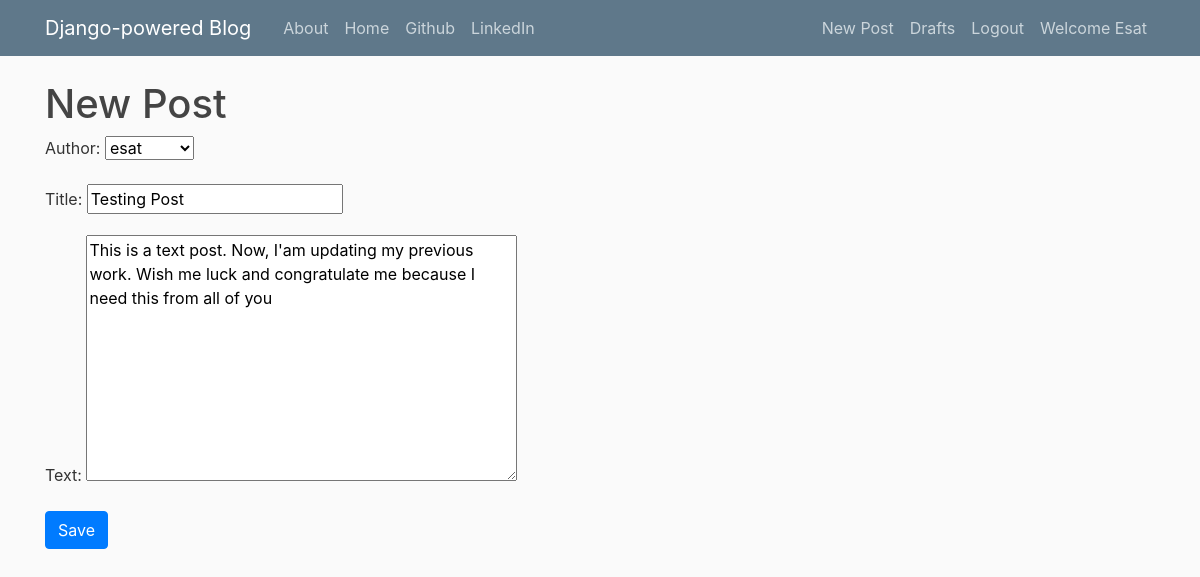
Screenshot of /post/25/edit/ (signed in) with the database file from the repository.
### blog/models.py (models this page shows, shortened)
class Post(models.Model):
    author = models.ForeignKey('auth.User', on_delete=models.CASCADE)
    title = models.CharField(max_length=200)
    text = models.TextField()
    create_date = models.DateTimeField(default=timezone.now)
    published_date = models.DateTimeField(blank=True, null=True)
    last_publication_date = models.DateTimeField(blank=True, null=True)

### blog/views.py (the view)
# urls.py: path('post/<int:pk>/edit/', views.PostUpdateView.as_view(), name='post_edit'),
class PostUpdateView(LoginRequiredMixin, UpdateView):
    login_url = '/login/'
    redirect_field_name = 'post_details'
    form_class = PostForm
    model = Post

### blog/forms.py
class PostForm(forms.ModelForm):
    class Meta():
        model = Post
        fields = ('author', 'title', 'text')
        widgets = {
            'title':forms.TextInput(attrs={'class':'textinputclass'}),
            'text':forms.Textarea(attrs={'class':'editable medium-editor-textarea postcontent'})
        }

### blog/templates/blog/post_form.html (shortened to what this page needs)
{% extends "blog/base.html" %}
{% block content %}
  <h1>New Post</h1>
  <form class="post-form" method="POST">
    {{form.as_p}}
    <input type="submit" class="btn btn-primary" value="Save">
  </form>
{% endblock %}

### blog/templates/blog/base.html (shortened to what this page needs)
<!DOCTYPE html>
{% load staticfiles %}
<html lang="en" dir="ltr">
  <head>
    <link rel="stylesheet" href="https://maxcdn.bootstrapcdn.com/bootstrap/4.0.0/css/bootstrap.min.css">
    <link rel="stylesheet" href="{% static 'css/blog.css' %}">
    </head>
    <body>
    <header class="site-header">
      <nav class="navbar navbar-expand-md navbar-dark bg-steel fixed-top">
        <div class="container">
          <a class="navbar-brand mr-4" href="{% url 'blog:post_list' %}">Django-powered Blog</a>
          <div class="collapse navbar-collapse" id="navbarToggle">
            <div class="navbar-nav mr-auto">
              <a class="nav-item nav-link" href="{% url 'blog:about' %}">About</a>
              <a class="nav-item nav-link" href="{% url 'blog:post_list' %}">Home</a>
              <a class="nav-item nav-link" href="https://www.github.com">Github</a>
              <a class="nav-item nav-link" href="https://www.linkedin.com">LinkedIn</a>
            </div>
            <div class="navbar-nav">
              {% if user.is_authenticated %}
                <a class="nav-item nav-link" href="{% url 'blog:post_new' %}">New Post</a>
                <a class="nav-item nav-link" href="{% url 'blog:post_draft_list' %}">Drafts</a>
                <a class="nav-item nav-link" href="{% url 'logout' %}">Logout</a>
                <a class="nav-item nav-link" href="#"> Welcome {{user.username.capitalize}}</a>
              {% else %}
                <a class="nav-item nav-link " href="{% url 'login' %}">
                <span class="iconify" data-icon="fa-solid:user-lock" data-inline="false"></span> Login
                </a>
                <a class="nav-item nav-link" href="#">
                  <span class="iconify" data-icon="dashicons:format-aside" data-inline="false"></span> Register</a>
              {% endif %}
            </div>
          </div>
        </div>
      </nav>
    </header>
    <div class="content container">
      <div class="row">
        <div class="col-md-10">
          <div>
            {% block content %}
            {% endblock %}
          </div>
        </div>
      </div>
    </div>
  </body>
</html>

### blog/static/css/blog.css (style rules this page uses)
body { background: #fafafa; color: #333333; margin-top: 5rem; }
h1, h2, h3, h4, h5, h6 { color: #444444; }
.bg-steel { background-color: #5f788a; }
.site-header .navbar-nav .nav-link { color: #cbd5db; }

### rows the page displays
Post: author "esat", title "Testing Post", text "This is a text post. Now, I'am updating my previous work. Wish me luck and congratulate me because I need this from all of you"

### other values shown
{{ user.username.capitalize }} "Esat"
